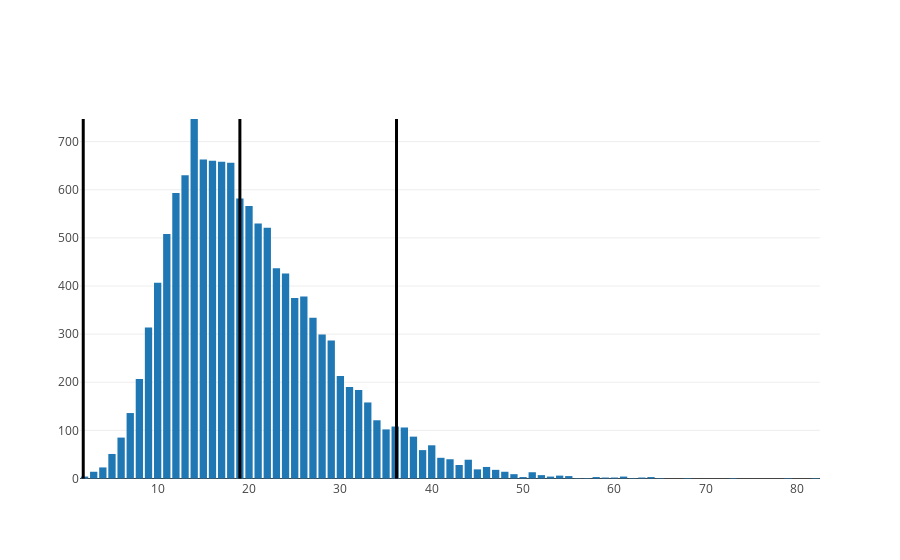

This figure's notebook cell:
### Code cell
word_std = word_counter.std()
word_median = word_counter.median()

chart = [go.Bar(
            x = list(map(lambda x: x[0], word_counting)),
            y = list(map(lambda x: x[1], word_counting)),
        )]

iplot({
    'data': chart,
    'layout': {
        'shapes': [
            # Line Vertical
            {
                'type': 'line',
                'x0': word_median,
                'y0': 0,
                'x1': word_median,
                'y1': 747,
                'line': {
                    'color': 'rgb(0,0,0)',
                    'width': 3,
                },
            },
            {
                'type': 'line',
                'x0': word_median - word_std * 2,
                'y0': 0,
                'x1': word_median - word_std * 2,
                'y1': 747,
                'line': {
                    'color': 'rgb(0,0,0)',
                    'width': 3,
                },
            },
            {
                'type': 'line',
                'x0': word_median + word_std * 2,
                'y0': 0,
                'x1': word_median + word_std * 2,
                'y1': 747,
                'line': {
                    'color': 'rgb(0,0,0)',
                    'width': 3,
                },
            }
        ]
    },
})

### Figure 1 — Plotly figure (JSON) as saved in the notebook; plotly's stock layout.template omitted (floating-point values rounded to 4 significant figures)
{"data": [{"type": "bar", "uid": "a13790e3-95f8-46f7-8082-b5546c5788f0", "x": [14, 15, 16, 17, 18, 13, 12, 19, 20, 21, 22, 11, 23, 24, 10, 26, 25, 27, 9, 28, 29, 30, 8, 31, 32, 33, 7, 34, 36, 37, 35, 38, 6, 40, 39, 5, 41, 42, 44, 43, 46, 4, 45, 47, 48, 3, 51, 49, 52, 54, 55, 2, 53, 61, 50, 64, 58, 59, 60, 63, 65, 68, 79, 73, 62, 56, 82, 57], "y": [747, 663, 660, 658, 656, 630, 593, 582, 566, 530, 521, 508, 437, 426, 407, 378, 375, 334, 314, 299, 287, 213, 207, 190, 184, 158, 136, 121, 108, 106, 102, 87, 85, 69, 59, 51, 43, 40, 39, 28, 24, 23, 19, 18, 14, 14, 13, 9, 7, 6, 5, 4, 4, 4, 3, 3, 3, 2, 2, 2, 1, 1, 1, 1, 1, 1, 1, 1]}], "layout": {"shapes": [{"line": {"color": "rgb(0,0,0)", "width": 3}, "type": "line", "x0": 19, "x1": 19, "y0": 0, "y1": 747}, {"line": {"color": "rgb(0,0,0)", "width": 3}, "type": "line", "x0": 1.855, "x1": 1.855, "y0": 0, "y1": 747}, {"line": {"color": "rgb(0,0,0)", "width": 3}, "type": "line", "x0": 36.14, "x1": 36.14, "y0": 0, "y1": 747}]}}
